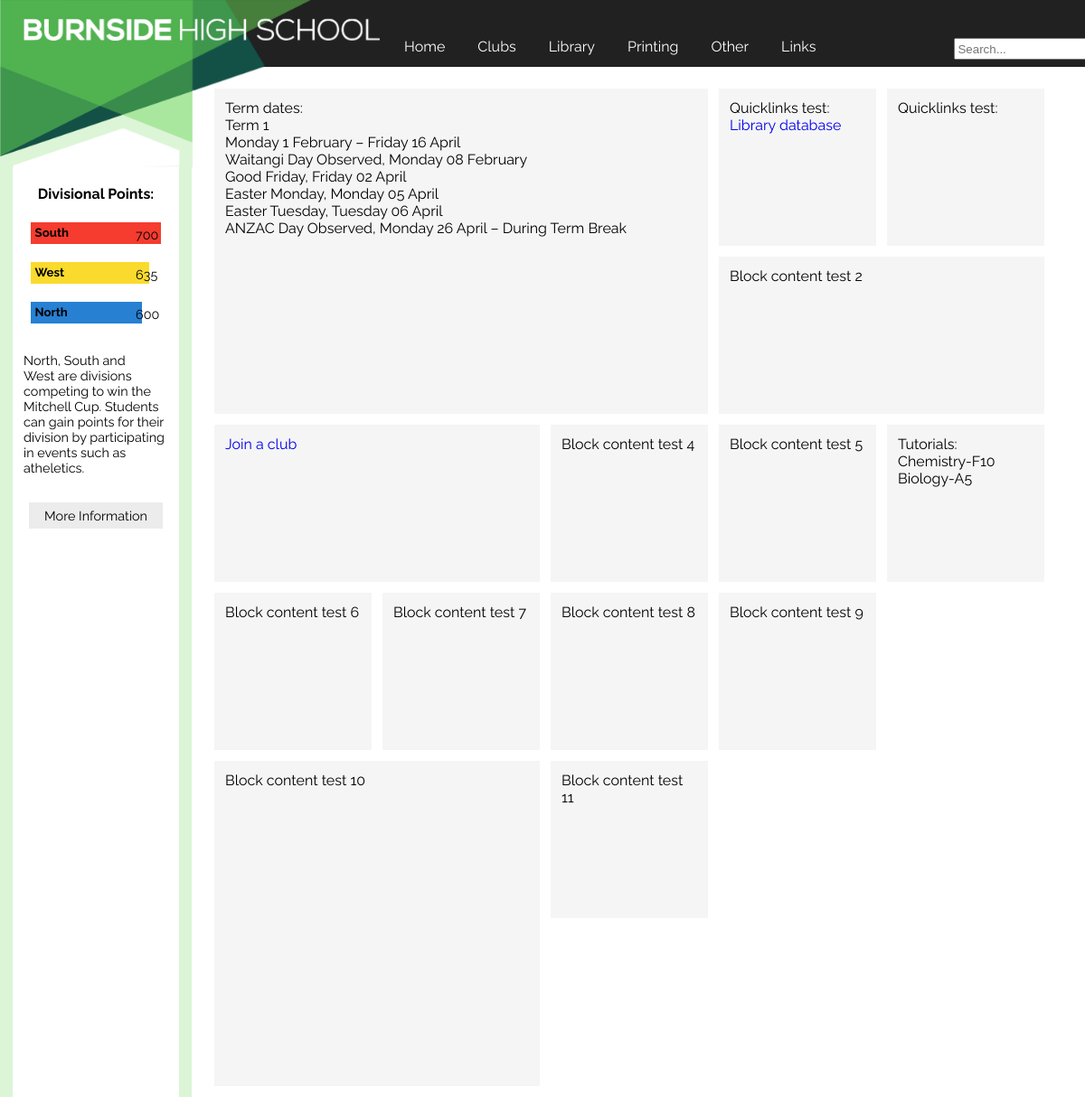
The page / on the database its author committed.
### tables this page shows
CREATE TABLE Divisions (id INTEGER PRIMARY KEY, name STRING, colour STRING);

### main.py (the view)
@app.route('/')
def home():
    first=['north',0]; second=['north',0]; third=['north',0]; north=['North',0]; south=['South',0]; west=['West',0]
    with sqlite3.connect("db/Divisionalpoints.db") as connection:
        cursor=connection.cursor()
        cursor.execute("SELECT colour,name FROM Divisions")
        results=cursor.fetchall()
        for result in results:
            if result[1]=='north':
                north.append(result[0])
            if result[1]=='south':
                south.append(result[0])
            if result[1]=='west':
                west.append(result[0])
        cursor.execute("SELECT north, south, west FROM Points")
        thing=cursor.fetchall()
        for item in thing:
            north[1]=north[1]+item[0]; south[1]=south[1]+item[1]; west[1]=west[1]+item[2]
        divisions=[north,south,west]
        for division in divisions:
            if division[1]>first[1]:
                first=division
        divisions.remove(first)
        for division in divisions:
            if division[1]>second[1]:
                second=division
        divisions.remove(second)
        for division in divisions:
            third=division
        num1=first[1]; num2=second[1]; num3=third[1]; name1=first[0]; name2=second[0]; name3=third[0]; col1=first[2]; col2=second[2]; col3=third[2]
        return render_template('home.html', num1=num1,num2=num2,num3=num3,name1=name1,name2=name2,name3=name3,col1=col1,col2=col2,col3=col3)

### templates/home.html
{% extends 'layout.html' %}
{% block content %}
<div class=main>
        <div class=twobythree><p>Term dates:<br>Term 1<br>Monday 1 February – Friday 16 April<br>Waitangi Day Observed, Monday 08 February<br>Good Friday, Friday 02 April<br>Easter Monday, Monday 05 April<br>Easter Tuesday, Tuesday 06 April<br>ANZAC Day Observed, Monday 26 April – During Term Break</p></div>
        <div class=onebyone><p>Quicklinks test:<br><a href=http://opac.burnside.school.nz:2000/#!dashboard target="_blank">Library database</a></p></div>
        <div class=onebyone><p>Quicklinks test:</p></div>
        <div class=onebytwo><p>Block content test 2</p></div>
        <div class=onebytwo><a href='/clubs'>Join a club</a></div>
        <div class=onebyone><p>Block content test 4</p></div>
        <div class=onebyone><p>Block content test 5</p></div>
        <div class=onebyone><p>Tutorials:<br>Chemistry-F10<br>Biology-A5</p></div>
        <div class=onebyone><p>Block content test 6</p></div>
        <div class=onebyone><p>Block content test 7</p></div>
        <div class=onebyone><p>Block content test 8</p></div>
        <div class=onebyone><p>Block content test 9</p></div>
        <div class=twobytwo><p>Block content test 10</p></div>
        <div class=onebyone><p>Block content test 11</p></div>
</div>
{% endblock %}
{% block sidebar %}
<h4>Divisional Points:</h4>
<div class=first style='background-color: #{{col1}}'><h5>{{name1}}</h5></div>
<div class=number><p>{{num1}}</p></div>
<div class=second style='background-color: #{{col2}}; width:calc(({{num2}}/{{num1}})*12vw)'><h5>{{name2}}</h5></div>
<div class=number><p>{{num2}}</p></div>
<div class=second style='background-color: #{{col3}}; width:calc(({{num3}}/{{num1}})*12vw)'><h5>{{name3}}</h5></div>
<div class=number><p>{{num3}}</p></div>
<p>North, South and West are divisions competing to win the Mitchell Cup. Students can gain points for their division by participating in events such as atheletics.</p>
<div class='link'>
        <a href="/divpoints"><p>More Information</p></a>
</div>
{% endblock %}

### static/css/style.css (style rules this page uses)
body { font-family: 'Raleway', sans-serif; margin: 0px 0px 0px 0px; background-color: white; background-size: 30vw, 15.0857142857vw; }
.sidenav p { padding: 1vw; text-align: left; font-size: 90%; }
.sidenav h4 { text-align: center; }
.sidenav h5 { width:3vw; margin:0.38vw; float:left; margin-right:0; }
.number p { float:right; text-align: right; margin:0.25vw; padding:0; width:2vw; margin-left: 0; margin-right:2vw; position:relative; top:-3.5vw; }
.first { width:12vw; height:2vw; margin:1.67vw; }
.second { height:2vw; margin:1.67vw; margin-right:0; }
.link p { background-color:#ecececff; margin:1.5vw; padding:.5vw; text-align: center; text-decoration: none; color: black; }
a { text-decoration:none; }
.main p { margin:0; }
.onebyone { background-color:#f5f5f5ff; padding:1vw; width: 12.5vw; margin-bottom:1vw; margin-right:1vw; float:left; height:12.5vw; }
.onebytwo { background-color:#f5f5f5ff; padding:1vw; width: 28vw; margin-bottom:1vw; margin-right:1vw; float:left; height:12.5vw; }
.twobytwo { background-color:#f5f5f5ff; padding:1vw; width: 28vw; margin-bottom:1vw; margin-right:1vw; float:left; height:28vw; }
.twobythree { background-color:#f5f5f5ff; padding:1vw; width: 43.5vw; margin-bottom:1vw; margin-right:1vw; float:left; height:27.99vw; }

### rows shown on the page
Divisions: name "South"
Divisions: name "West"
Divisions: name "North"

### other values the page prints
{{ num1 }} "700"
{{ num2 }} "635"
{{ num3 }} "600"
